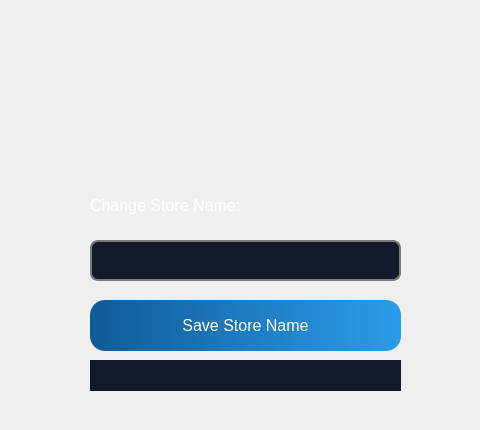
         <widget class="QWidget" name="editStoreName_page">
          <widget class="QLabel" name="label_60">
           <property name="geometry">
            <rect>
             <x>0</x>
             <y>140</y>
             <width>471</width>
             <height>281</height>
            </rect>
           </property>
           <property name="text">
            <string/>
           </property>
           <property name="pixmap">
            <pixmap resource="detechRs.qrc">:/images/images/rectangleShape.png</pixmap>
           </property>
           <property name="scaledContents">
            <bool>true</bool>
           </property>
          </widget>
          <widget class="QLineEdit" name="editStoreNameField">
           <property name="geometry">
            <rect>
             <x>90</x>
             <y>240</y>
             <width>311</width>
             <height>41</height>
            </rect>
           </property>
           <property name="font">
            <font>
             <family>Roboto</family>
             <pointsize>-1</pointsize>
             <weight>50</weight>
             <italic>false</italic>
             <bold>false</bold>
            </font>
           </property>
           <property name="styleSheet">
            <string notr="true">QLineEdit{
font: 15px &quot;Roboto&quot;;
border: 2px solid rgb(121, 121, 121);
color:rgb(255, 255, 255);
background-color: rgba(19, 24, 42, 1);
border-radius: 8px;
padding-left: 15px;
}

QLineEdit:hover{
	border: 2px solid white;
}

QLineEdit:focus{
	border: 2px solid white;
}</string>
           </property>
           <property name="inputMask">
            <string notr="true"/>
           </property>
           <property name="echoMode">
            <enum>QLineEdit::Normal</enum>
           </property>
          </widget>
          <widget class="QLabel" name="label_61">
           <property name="geometry">
            <rect>
             <x>90</x>
             <y>190</y>
             <width>271</width>
             <height>31</height>
            </rect>
           </property>
           <property name="font">
            <font>
             <pointsize>12</pointsize>
            </font>
           </property>
           <property name="styleSheet">
            <string notr="true">background-color: rgb(0,0,0,0%);
color: rgb(255, 255, 255);</string>
           </property>
           <property name="text">
            <string>Change Store Name:</string>
           </property>
          </widget>
          <widget class="QPushButton" name="saveStoreName_button">
           <property name="geometry">
            <rect>
             <x>90</x>
             <y>300</y>
             <width>311</width>
             <height>51</height>
            </rect>
           </property>
           <property name="font">
            <font>
             <pointsize>12</pointsize>
             <weight>50</weight>
             <italic>false</italic>
             <bold>false</bold>
            </font>
           </property>
           <property name="styleSheet">
            <string notr="true">QPushButton {
background-color: qlineargradient(spread:pad, x1:0, y1:0, x2:1, y2:0, stop:0 rgba(16, 91, 151, 255), stop:1 rgba(44, 156, 234, 255));
color: white;
border-radius: 15px;
}

QPushButton:hover {
    background: qradialgradient(
        cx: 0.3, cy: -0.4, fx: 0.3, fy: -0.4,
        radius: 1.35, stop: 0 rgb(119, 88, 127), stop: 1 rgb(28, 96, 255)
        );
    }

QPushButton:pressed {
    border-style: inset;
    background: qradialgradient(
        cx: 0.4, cy: -0.1, fx: 0.4, fy: -0.1,
        radius: 1.35, stop: 0 rgb(17, 21, 255), stop: 1 #ddd
        );
    }</string>
           </property>
           <property name="text">
            <string>Save Store Name</string>
           </property>
           <property name="icon">
            <iconset resource="detechRs.qrc">
             <normaloff>:/images/images/ri_login-circle-fill.png</normaloff>:/images/images/ri_login-circle-fill.png</iconset>
           </property>
           <property name="iconSize">
            <size>
             <width>30</width>
             <height>30</height>
            </size>
           </property>
          </widget>
          <widget class="QLabel" name="editStoreLabel">
           <property name="geometry">
            <rect>
             <x>90</x>
             <y>360</y>
             <width>311</width>
             <height>31</height>
            </rect>
           </property>
           <property name="font">
            <font>
             <pointsize>12</pointsize>
            </font>
           </property>
           <property name="styleSheet">
            <string notr="true">color: rgb(250, 95, 85);
background-color: rgba(19, 24, 42, 1);
</string>
           </property>
           <property name="text">
            <string/>
           </property>
           <property name="alignment">
            <set>Qt::AlignCenter</set>
           </property>
          </widget>
         </widget>
